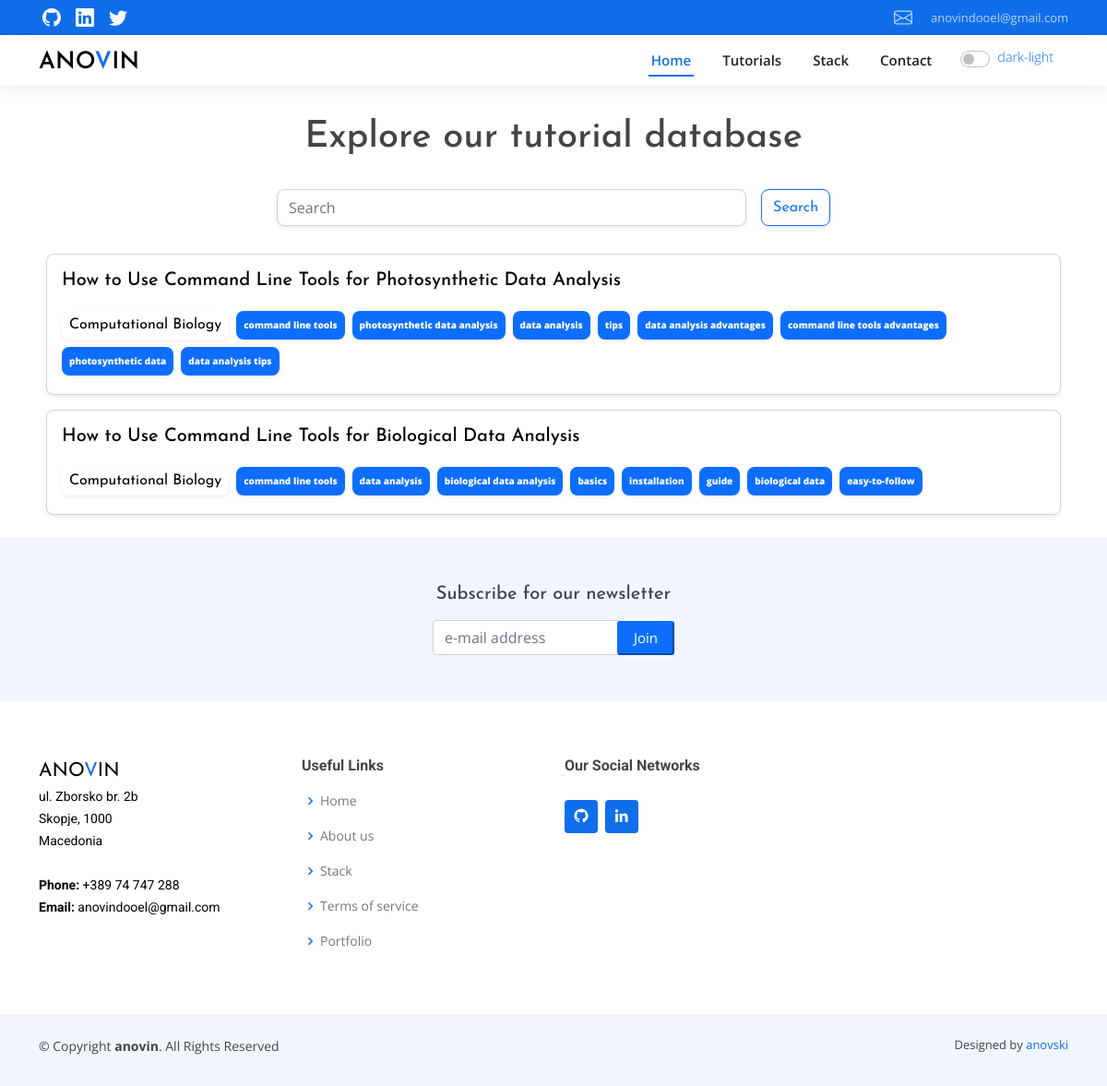
/tag/command-line-tools/, run on the app's committed database.
### web/models.py (models this page shows, shortened)
class Tutorial(models.Model):
    title = models.CharField(max_length=255)
    slug = models.CharField(max_length=225, null=True, blank=True)
    meta_description = models.TextField()
    introduction = models.TextField()
    steps = models.TextField()
    content = models.TextField()
    tags = models.ManyToManyField(Tag, blank=True)
    img = models.ImageField(upload_to='tutorials/images/', null=True, blank=True)
    category = models.ForeignKey(Category, on_delete=models.SET_NULL, null=True, blank=True)
    def get_absolute_url(self):
        return reverse('single_tutorial', kwargs={
            'slug': self.slug
        })

class Category(models.Model):
    name = models.CharField(max_length=250)
    slug = models.CharField(max_length=250)
    def __str__(self):
        return self.name

class Tag(models.Model):
    name = models.CharField(max_length=255)
    slug = models.CharField(max_length=255)
    def get_absolute_url(self):
        return reverse('single_tag', kwargs={
            'slug': self.slug
        })

### web/views.py (the view)
# urls.py: path('tag/<str:slug>/', views.single_tag, name='single_tag'),
def single_tag(request, slug=None):
    if request.method == 'GET' and 'instant_search' in request.GET:
        tuts = Tutorial.objects.filter(title__contains=request.GET['instant_search'])
        return render(request, 'tutorials.html', context={'tuts': tuts})
    else:
        tuts = Tutorial.objects.filter(tags__slug__iexact=slug)
        tag = Tag.objects.filter(slug=slug)[0]
        return render(request, 'tutorials/single_tag.html', context={'tuts': tuts, 'tag': tag, 'slug': slug})

### web/templates/tutorials/single_tag.html (shortened to what this page needs)
<!DOCTYPE html>
{% load static %}
<html lang="en">
<head>
    {% include 'head.html' %}
<body>
{% include 'menu.html' %}
<div class="container">
    <div class="tag-cloud d-flex align-items-center justify-content-center flex-column w-100 h-auto p-2"
         style="border-radius:10px;">
        <h1 class="mt-4 mb-3" align="center">Explore our tutorial database</h1>
        <div class="w-100" style="margin-bottom:30px;">
            <form method="get" action="{% url 'tutorials' %}" class="d-flex  flex-column flex-md-row">
                <input id='instantSearch' type="text" class="form-control  w-100 shadow-sm  mt-3"
                       style="border-radius: 8px; height: 40px; "
                       placeholder="Search" name="instant_search">
                <button type="submit" class="btn mt-3 shadow-sm btn-outline-primary search-button float-end ms-md-3"
                        style="border-radius: 8px;">Search
                </button>
            </form>
        </div>
        {% for t in tuts %}
        <a href="{{t.get_absolute_url}}" class="text-white" style="text-decoration: none;">
            <div class=" shadow-sm d-flex align-items-center hover-bg p-3 mb-3"
                 style="color:black; border-radius: 8px; border: 1px solid #d2d2d2; background: white; cursor:pointer;">
                <div class="">
                    <h5 class="mb-3">{{ t.title }}</h5>
                    <div class="d-inline-flex flex-wrap align-items-center">
                        <span class="shadow-sm  p-1 pe-2 ps-2  me-2 mb-1 mt-1 cat-text "
                              style="border-radius: 8px; font-size: 16px; ">{{ t.category }}</span>
                        {% for tag in t.tags.all %}
                        <span class="shadow-sm p-2 bg-primary me-2 mb-1 mt-1"
                              style="border-radius: 8px; font-size: 10px; font-weight: 800; color:white;"> {{ tag.name }}</span>
                        {% endfor %}
                    </div>
                </div>
            </div>
        </a>
        {% endfor %}
    </div>
</div>
{% include 'tutorials/footer.html' %}
</body>
</html>

### web/static/assets/css/style.css (style rules this page uses)
body { font-family: "Open Sans", sans-serif; color: #444444; }
a { color: #106eea; text-decoration: none; }
h1, h2, h3, h4, h5, h6 { font-family: "Roboto", sans-serif; }

### web/templates/tutorials/single_tag.html (style rules this page uses)
form { max-width: 600px; margin: 0 auto; }
input, textarea { width: 100%; padding: 0.5rem; font-size: 1rem; border: 1px solid #ccc; border-radius: 0.25rem; }
button[type="submit"] { margin-top: 1rem; }
a { width: 100%; }
h1, h5, .search-button { font-family: "Josefin Sans", sans-serif; }
.cat-text { font-family: "Josefin Sans", sans-serif; }

### data on the page
Tutorial: title "How to Use Command Line Tools for Photosynthetic Data Analysis", category "Computational Biology"
Tag: name "command line tools"
Tag: name "photosynthetic data analysis"
Tag: name "data analysis"
Tag: name "tips"
Tag: name "data analysis advantages"
Tag: name "command line tools advantages"
Tag: name "photosynthetic data"
Tag: name "data analysis tips"
Tutorial: title "How to Use Command Line Tools for Biological Data Analysis", category "Computational Biology"
Tag: name "biological data analysis"
Tag: name "basics"
Tag: name "installation"
Tag: name "guide"
Tag: name "biological data"
Tag: name "easy-to-follow"
